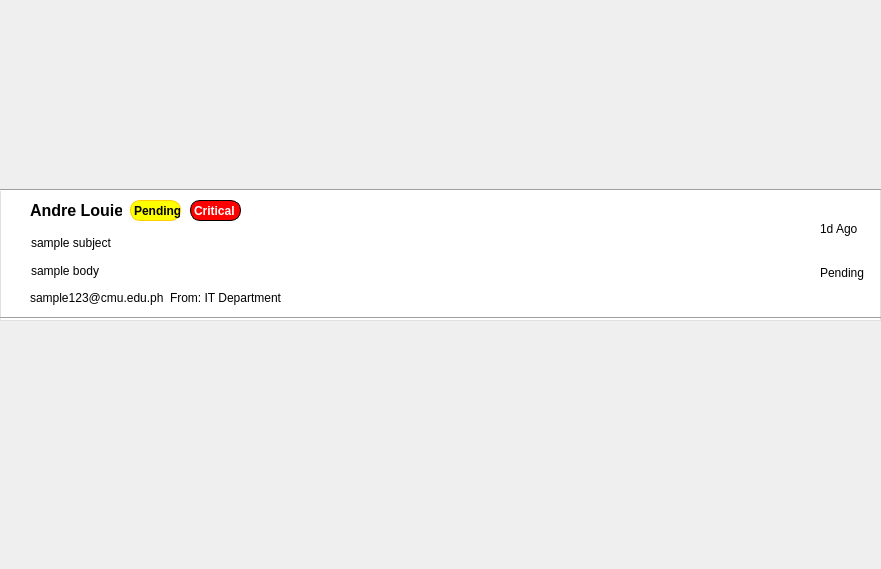
<?xml version="1.0" encoding="UTF-8"?>
<ui version="4.0">
 <class>Form</class>
 <widget class="QWidget" name="Form">
  <property name="geometry">
   <rect>
    <x>0</x>
    <y>0</y>
    <width>881</width>
    <height>569</height>
   </rect>
  </property>
  <property name="windowTitle">
   <string>Form</string>
  </property>
  <widget class="QFrame" name="frame_container">
   <property name="geometry">
    <rect>
     <x>0</x>
     <y>190</y>
     <width>881</width>
     <height>131</height>
    </rect>
   </property>
   <property name="styleSheet">
    <string notr="true">QFrame#frame_container {
    background-color: white;
    border: 1px solid #e0e0e0;
    padding: 10px;
}
</string>
   </property>
   <property name="frameShape">
    <enum>QFrame::StyledPanel</enum>
   </property>
   <property name="frameShadow">
    <enum>QFrame::Raised</enum>
   </property>
   <widget class="Line" name="line_9">
    <property name="geometry">
     <rect>
      <x>0</x>
      <y>120</y>
      <width>881</width>
      <height>16</height>
     </rect>
    </property>
    <property name="orientation">
     <enum>Qt::Horizontal</enum>
    </property>
   </widget>
   <widget class="QLabel" name="label_recipient">
    <property name="geometry">
     <rect>
      <x>30</x>
      <y>10</y>
      <width>92</width>
      <height>21</height>
     </rect>
    </property>
    <property name="styleSheet">
     <string notr="true">#label_recipient {
    font-size: 16px;
    font-weight: bold;
}</string>
    </property>
    <property name="text">
     <string>Andre Louie</string>
    </property>
   </widget>
   <widget class="QWidget" name="layoutWidget">
    <property name="geometry">
     <rect>
      <x>820</x>
      <y>20</y>
      <width>46</width>
      <height>81</height>
     </rect>
    </property>
    <layout class="QVBoxLayout" name="verticalLayout">
     <item>
      <widget class="QLabel" name="label_admin_day">
       <property name="styleSheet">
        <string notr="true">#label_day{
    color: gray;
    font-size: 10px;
}</string>
       </property>
       <property name="text">
        <string>1d Ago</string>
       </property>
      </widget>
     </item>
     <item>
      <widget class="QLabel" name="label_admin_pending">
       <property name="styleSheet">
        <string notr="true">#label_stat1{
    color: gray;
    font-size: 10px;
}</string>
       </property>
       <property name="text">
        <string>Pending</string>
       </property>
      </widget>
     </item>
    </layout>
   </widget>
   <widget class="QLabel" name="label_crit">
    <property name="geometry">
     <rect>
      <x>190</x>
      <y>10</y>
      <width>51</width>
      <height>21</height>
     </rect>
    </property>
    <property name="styleSheet">
     <string notr="true">#label_crit {
    background-color: red;
    color: white;
    font-weight: bold;
    text-align:center;
    border-radius: 10px;  /* Add border-radius for rounded corners */
    border: 1px solid;  /* Optional: Add border color to make the rounded effect stand out */
}
</string>
    </property>
    <property name="text">
     <string>Critical</string>
    </property>
   </widget>
   <widget class="QLabel" name="label_status">
    <property name="geometry">
     <rect>
      <x>130</x>
      <y>10</y>
      <width>51</width>
      <height>21</height>
     </rect>
    </property>
    <property name="styleSheet">
     <string notr="true">#label_status {
    background-color: yellow;
    color: black;
    font-weight: bold;
    text-align:center;
    border-radius: 10px;  /* Add border-radius for rounded corners */
    border: 1px solid #FFCC00;  /* Optional: Add border color to make the rounded effect stand out */
}
</string>
    </property>
    <property name="text">
     <string>Pending</string>
    </property>
   </widget>
   <widget class="QLabel" name="label_email">
    <property name="geometry">
     <rect>
      <x>30</x>
      <y>100</y>
      <width>221</width>
      <height>16</height>
     </rect>
    </property>
    <property name="text">
     <string>sample123@cmu.edu.ph</string>
    </property>
   </widget>
   <widget class="QLabel" name="label_dept">
    <property name="geometry">
     <rect>
      <x>170</x>
      <y>100</y>
      <width>221</width>
      <height>16</height>
     </rect>
    </property>
    <property name="text">
     <string>From: IT Department</string>
    </property>
   </widget>
   <widget class="QWidget" name="">
    <property name="geometry">
     <rect>
      <x>31</x>
      <y>41</y>
      <width>361</width>
      <height>51</height>
     </rect>
    </property>
    <layout class="QVBoxLayout" name="verticalLayout_2">
     <item>
      <widget class="QLabel" name="label_subject">
       <property name="text">
        <string>sample subject</string>
       </property>
      </widget>
     </item>
     <item>
      <widget class="QLabel" name="label_body">
       <property name="text">
        <string>sample body </string>
       </property>
      </widget>
     </item>
    </layout>
   </widget>
  </widget>
  <widget class="Line" name="line_10">
   <property name="geometry">
    <rect>
     <x>0</x>
     <y>180</y>
     <width>881</width>
     <height>20</height>
    </rect>
   </property>
   <property name="orientation">
    <enum>Qt::Horizontal</enum>
   </property>
  </widget>
  <widget class="QWidget" name="layoutWidget">
   <property name="geometry">
    <rect>
     <x>0</x>
     <y>0</y>
     <width>2</width>
     <height>2</height>
    </rect>
   </property>
   <layout class="QVBoxLayout" name="verticalLayout_3"/>
  </widget>
 </widget>
 <resources/>
 <connections/>
</ui>
